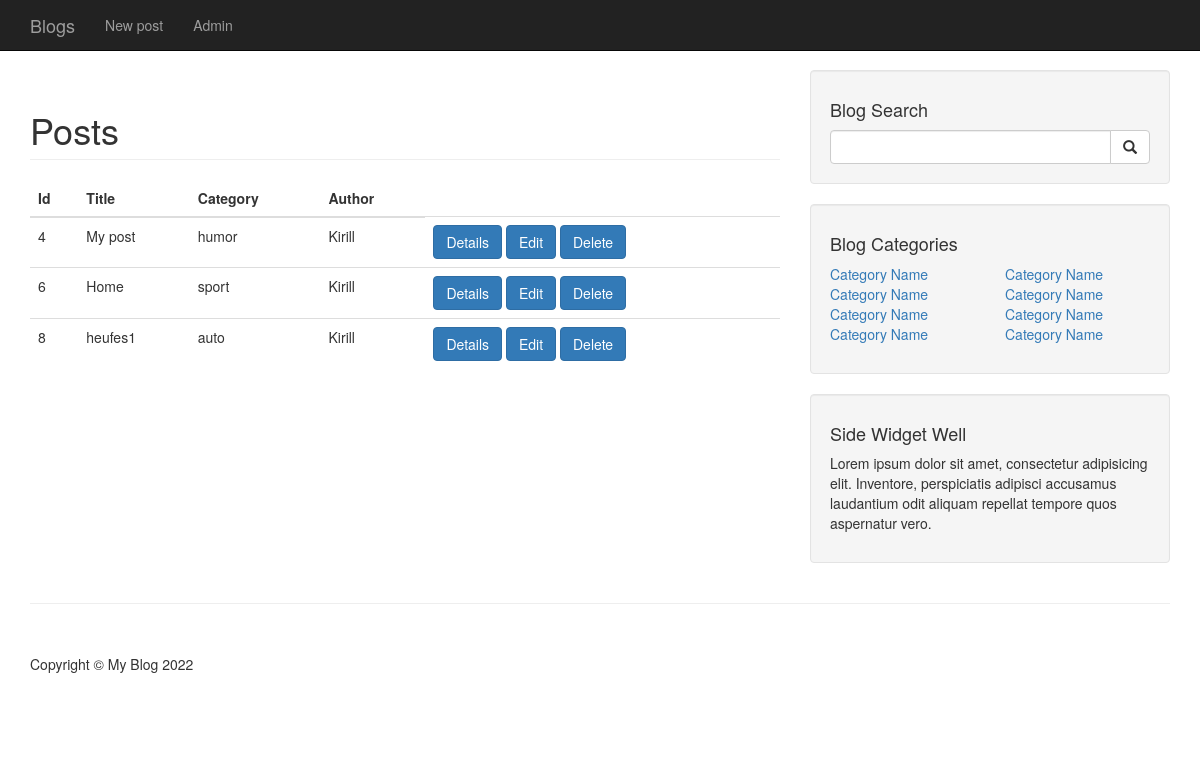
The app's page /adminpanel/ with its own data.
### blog/models.py (models this page shows)
class Post(models.Model):
    title = models.CharField(max_length=100, blank=False)
    content = models.TextField()
    draft = models.BooleanField(default=True)
    category = models.ForeignKey(Category, on_delete=models.DO_NOTHING, default=None, null=True)
    author = models.ForeignKey(User, on_delete=models.DO_NOTHING, default=None, null=True)
    tags = models.ManyToManyField(Tag)
    created = models.DateTimeField(auto_now_add=True)
    updated = models.DateTimeField(auto_now=True)

class Category(models.Model):
    name = models.CharField(max_length=50, unique=True)
    def __str__(self):
        return self.name
    class Meta:
        verbose_name_plural = 'Categories'

### blog/views.py (the view)
# urls.py: path('adminpanel/', adminpanel, name='adminpanel'),
def adminpanel(request):
    post = Post.objects.all()
    return render(request, 'blog/adminpanel.html', {'post': post})

### templates/blog/adminpanel.html (shortened to what this page needs)
{% extends 'blog/base.html' %}
{% block content %}
    <h1 class="page-header">
        Posts
    </h1>
    <table>
        <thead>
        <table class="table">
            <thead>
            <tr>
                <th scope="col">Id</th>
                <th scope="col">Title</th>
                <th scope="col">Category</th>
                <th scope="col">Author</th>
            </tr>
            </thead>
            <tbody>
            {% for post in post %}
                <tr>
                    <td>{{ post.id }}</td>
                    <td>{{ post.title }}</td>
                    <td>{{ post.category }}</td>
                    <td>{{ post.author }}</td>
                    <td>
                        <a href="{% url 'demo:details' post.id %}" class="btn btn-primary">Details</a>
                        <a href="{% url 'demo:edit' post.id %}" class="btn btn-primary">Edit</a>
                        <a href="{% url 'demo:delete' post.id %}" class="btn btn-primary">Delete</a>
                    </td>
                </tr>
            {% endfor %}
            </tbody>
        </table>
        </thead>
    </table>
    </body>
{% endblock %}

### static/blog/css/blog-home.css (style rules this page uses)
body { padding-top: 70px; }

### records on screen
Post: id "4", title "My post", category "humor", author "Kirill"
Post: id "6", title "Home", category "sport", author "Kirill"
Post: id "8", title "heufes1", category "auto", author "Kirill"
